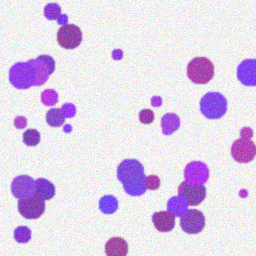
#> input picture synth_data/synthetic_histology/fake_slide_1.png, 256 x 256 px; its folder holds only this picture in this run
$ python inspect_intensities.py
#> lines starting #> are read from the running program, lines starting #| are printed output that depends on the picture
from skimage import io, img_as_float
from pathlib import Path
import matplotlib.pyplot as plt

input_dir = Path("/Users/jamieannemortel/Documents/Projects/histopath-pipeline-demo/synth_data/synthetic_histology")

# Define RGB colors for plotting
colors = ("r", "g", "b")

for path in sorted(input_dir.glob("*.png")):
    img = img_as_float(io.imread(path))

    #  Create a figure with 2 panels: image + histogram
    fig, axes = plt.subplots(1, 2, figsize=(10, 4))

    # Left: show image
    axes[0].imshow(img)
    axes[0].set_title(path.name)
    axes[0].axis("off")

    # Right: RGB histograms
    for i, color in enumerate(colors):
        axes[1].hist(img[..., i].ravel(), bins=50, color=color, alpha=0.6, label=f"{color.upper()} channel")

    axes[1].set_title("RGB Intensity Histogram")
    axes[1].set_xlabel("Pixel Intensity (0–1)")
    axes[1].set_ylabel("Frequency")
    axes[1].legend()

    plt.tight_layout()
    plt.show()
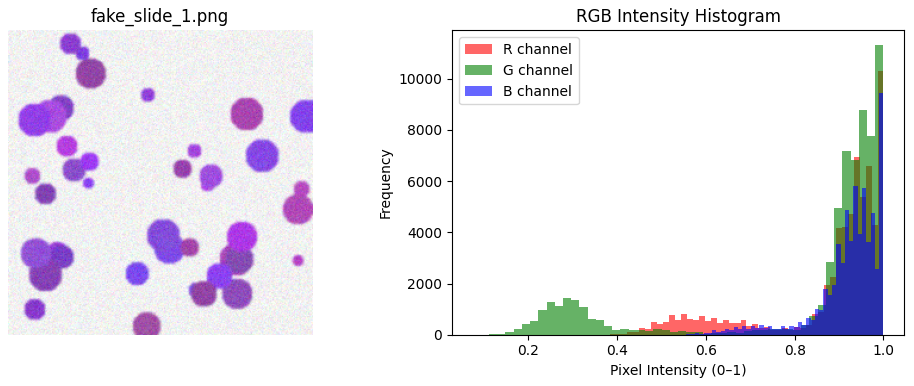
#> figure drawn by matplotlib, 2 panels; panel 2: tallest bar 10319 high, from x = 0.987 to 1; panel 2: tallest bar 11325 high, from x = 0.981 to 1; panel 2: tallest bar 9458 high, from x = 0.99 to 1

$ run again, on synth_data/synthetic_histology/fake_slide_2.png
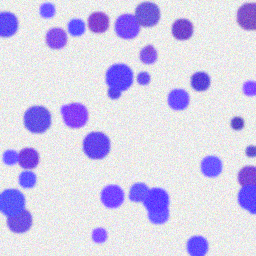
#> input picture synth_data/synthetic_histology/fake_slide_2.png, 256 x 256 px
#> `plt.show()`:
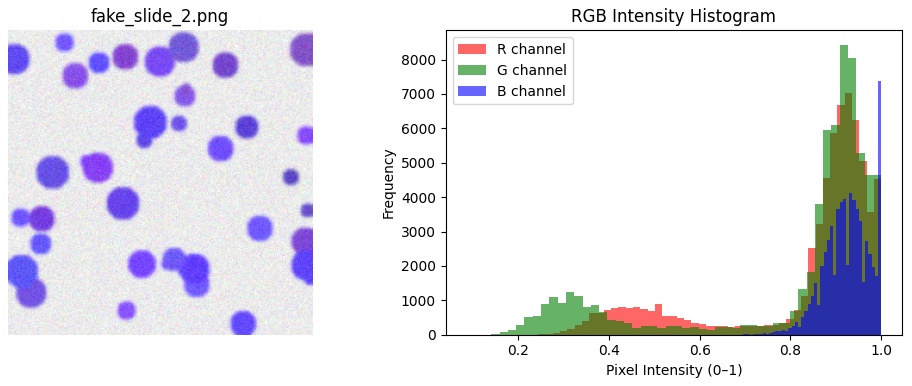
#> figure drawn by matplotlib, 2 panels; panel 2: tallest bar 7035 high, from x = 0.92 to 0.936; panel 2: tallest bar 8427 high, from x = 0.909 to 0.927; panel 2: tallest bar 7375 high, from x = 0.993 to 1

$ run again, on synth_data/synthetic_histology/fake_slide_3.png
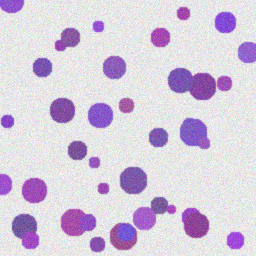
#> input picture synth_data/synthetic_histology/fake_slide_3.png, 256 x 256 px
#> `plt.show()`:
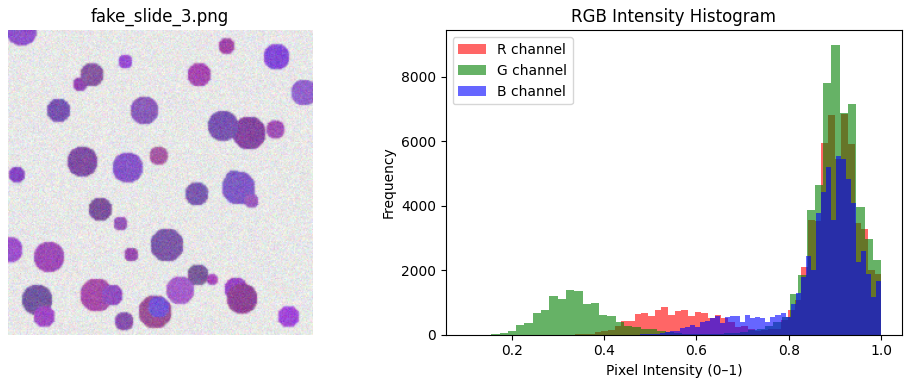
#> figure drawn by matplotlib, 2 panels; panel 2: tallest bar 6851 high, from x = 0.913 to 0.928; panel 2: tallest bar 8983 high, from x = 0.892 to 0.91; panel 2: tallest bar 5543 high, from x = 0.902 to 0.913
